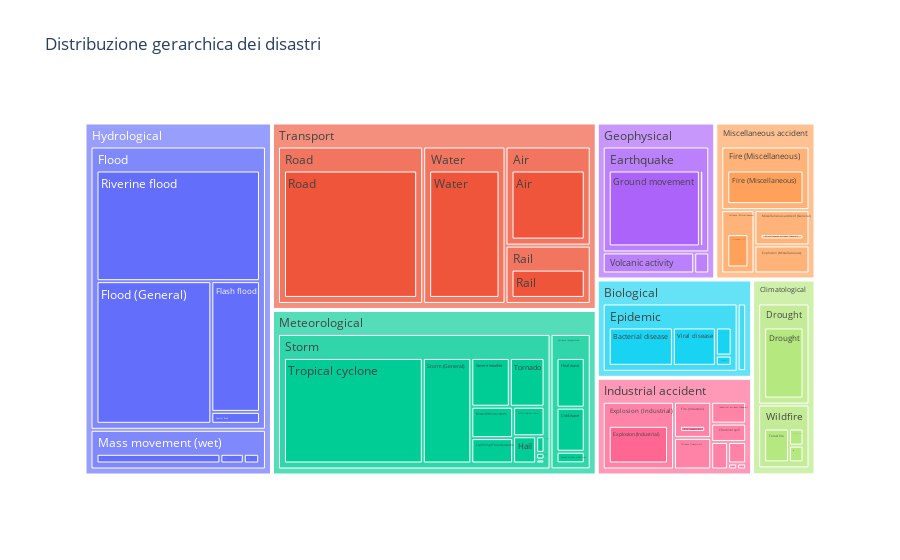

The cell this chart's notebook holds for it:
### Markdown cell above
### Statistiche descrittive

### Code cell
import plotly.express as px

fig = px.treemap(
    df,
    path=['Disaster Subgroup', 'Disaster Type', 'Disaster Subtype'],
    title="Distribuzione gerarchica dei disastri"
)
fig.show()

### Figure 1 — Plotly figure (JSON) as saved in the notebook; plotly's stock layout.template omitted (floating-point values rounded to 4 significant figures)
{"data": [{"branchvalues": "total", "domain": {"x": [0, 1], "y": [0, 1]}, "hovertemplate": "labels=%{label}<br>count=%{value}<br>parent=%{parent}<br>id=%{id}<extra></extra>", "ids": ["Meteorological/Storm/Tropical cyclone", "Industrial accident/Fire (Industrial)/Fire (Industrial)", "Hydrological/Flood/Flood (General)", "Biological/Epidemic/Viral disease", "Geophysical/Volcanic activity/Ash fall", "Geophysical/Earthquake/Ground movement", "Climatological/Drought/Drought", "Biological/Epidemic/Infectious disease (General)", "Industrial accident/Explosion (Industrial)/Explosion (Industrial)", "Geophysical/Earthquake/Tsunami", "Miscellaneous accident/Fire (Miscellaneous)/Fire (Miscellaneous)", "Geophysical/Mass movement (dry)/Rockfall (dry)", "Meteorological/Storm/Tornado", "Transport/Water/Water", "Transport/Rail/Rail", "Miscellaneous accident/Explosion (Miscellaneous)/Explosion (Miscellaneous)", "Biological/Epidemic/Bacterial disease", "Miscellaneous accident/Collapse (Miscellaneous)/Collapse (Miscellaneous)", "Hydrological/Flood/Flash flood", "Industrial accident/Industrial accident (General)/Industrial accident (General)", "Geophysical/Mass movement (dry)/Landslide (dry)", "Hydrological/Mass movement (wet)/Landslide (wet)", "Hydrological/Flood/Coastal flood", "Hydrological/Mass movement (wet)/Avalanche (wet)", "Hydrological/Flood/Riverine flood", "Climatological/Wildfire/Forest fire", "Biological/Infestation/Locust infestation", "Transport/Air/Air", "Biological/Epidemic/Parasitic disease", "Meteorological/Storm/Hail", "Meteorological/Storm/Storm (General)", "Hydrological/Mass movement (wet)/Mudslide", "Climatological/Wildfire/Land fire (Brush, Bush, Pasture)", "Meteorological/Extreme temperature/Heat wave", "Industrial accident/Gas leak/Gas leak", "Miscellaneous accident/Miscellaneous accident (General)/Miscellaneous accident (General)", "Meteorological/Storm/Blizzard/Winter storm", "Climatological/Wildfire/Wildfire (General)", "Industrial accident/Poisoning/Poisoning", "Meteorological/Extreme temperature/Cold wave", "Transport/Road/Road", "Meteorological/Fog/Fog", "Meteorological/Storm/Severe weather", "Industrial accident/Collapse (Industrial)/Collapse (Industrial)", "Industrial accident/Radiation/Radiation", "Meteorological/Storm/Lightning/Thunderstorms", "Industrial accident/Chemical spill/Chemical spill", "Biological/Infestation/Worms infestation", "Industrial accident/Oil spill/Oil spill", "Biological/Infestation/Infestation (General)", "Meteorological/Storm/Sand/Dust storm", "Meteorological/Extreme temperature/Severe winter conditions", "Biological/Infestation/Grasshopper infestation", "Geophysical/Mass movement (dry)/Avalanche (dry)", "Geophysical/Mass movement (dry)/Sudden Subsidence (dry)", "Meteorological/Storm/Extra-tropical storm", "Hydrological/Mass movement (wet)/Sudden Subsidence (wet)", "Hydrological/Mass movement (wet)/Rockfall (wet)", "Extra-terrestrial/Impact/Collision", "Geophysical/Volcanic activity/Volcanic activity (General)", "Biological/Animal incident/Animal incident", "Geophysical/Volcanic activity/Lava flow", "Meteorological/Storm/Storm surge", "Meteorological/Storm/Derecho", "Geophysical/Volcanic activity/Pyroclastic flow", "Climatological/Glacial lake outburst flood/Glacial lake outburst flood", "Geophysical/Volcanic activity/Lahar", "Meteorological/Storm", "Industrial accident/Fire (Industrial)", "Hydrological/Flood", "Biological/Epidemic", "Geophysical/Volcanic activity", "Geophysical/Earthquake", "Climatological/Drought", "Industrial accident/Explosion (Industrial)", "Miscellaneous accident/Fire (Miscellaneous)", "Geophysical/Mass movement (dry)", "Transport/Water", "Transport/Rail", "Miscellaneous accident/Explosion (Miscellaneous)", "Miscellaneous accident/Collapse (Miscellaneous)", "Industrial accident/Industrial accident (General)", "Hydrological/Mass movement (wet)", "Climatological/Wildfire", "Biological/Infestation", "Transport/Air", "Meteorological/Extreme temperature", "Industrial accident/Gas leak", "Miscellaneous accident/Miscellaneous accident (General)", "Industrial accident/Poisoning", "Transport/Road", "Meteorological/Fog", "Industrial accident/Collapse (Industrial)", "Industrial accident/Radiation", "Industrial accident/Chemical spill", "Industrial accident/Oil spill", "Extra-terrestrial/Impact", "Biological/Animal incident", "Climatological/Glacial lake outburst flood", "Meteorological", "Industrial accident", "Hydrological", "Biological", "Geophysical", "Climatological", "Miscellaneous accident", "Transport", "Extra-terrestrial"], "labels": ["Tropical cyclone", "Fire (Industrial)", "Flood (General)", "Viral disease", "Ash fall", "Ground movement", "Drought", "Infectious disease (General)", "Explosion (Industrial)", "Tsunami", "Fire (Miscellaneous)", "Rockfall (dry)", "Tornado", "Water", "Rail", "Explosion (Miscellaneous)", "Bacterial disease", "Collapse (Miscellaneous)", "Flash flood", "Industrial accident (General)", "Landslide (dry)", "Landslide (wet)", "Coastal flood", "Avalanche (wet)", "Riverine flood", "Forest fire", "Locust infestation", "Air", "Parasitic disease", "Hail", "Storm (General)", "Mudslide", "Land fire (Brush, Bush, Pasture)", "Heat wave", "Gas leak", "Miscellaneous accident (General)", "Blizzard/Winter storm", "Wildfire (General)", "Poisoning", "Cold wave", "Road", "Fog", "Severe weather", "Collapse (Industrial)", "Radiation", "Lightning/Thunderstorms", "Chemical spill", "Worms infestation", "Oil spill", "Infestation (General)", "Sand/Dust storm", "Severe winter conditions", "Grasshopper infestation", "Avalanche (dry)", "Sudden Subsidence (dry)", "Extra-tropical storm", "Sudden Subsidence (wet)", "Rockfall (wet)", "Collision", "Volcanic activity (General)", "Animal incident", "Lava flow", "Storm surge", "Derecho", "Pyroclastic flow", "Glacial lake outburst flood", "Lahar", "Storm", "Fire (Industrial)", "Flood", "Epidemic", "Volcanic activity", "Earthquake", "Drought", "Explosion (Industrial)", "Fire (Miscellaneous)", "Mass movement (dry)", "Water", "Rail", "Explosion (Miscellaneous)", "Collapse (Miscellaneous)", "Industrial accident (General)", "Mass movement (wet)", "Wildfire", "Infestation", "Air", "Extreme temperature", "Gas leak", "Miscellaneous accident (General)", "Poisoning", "Road", "Fog", "Collapse (Industrial)", "Radiation", "Chemical spill", "Oil spill", "Impact", "Animal incident", "Glacial lake outburst flood", "Meteorological", "Industrial accident", "Hydrological", "Biological", "Geophysical", "Climatological", "Miscellaneous accident", "Transport", "Extra-terrestrial"], "name": "", "parents": ["Meteorological/Storm", "Industrial accident/Fire (Industrial)", "Hydrological/Flood", "Biological/Epidemic", "Geophysical/Volcanic activity", "Geophysical/Earthquake", "Climatological/Drought", "Biological/Epidemic", "Industrial accident/Explosion (Industrial)", "Geophysical/Earthquake", "Miscellaneous accident/Fire (Miscellaneous)", "Geophysical/Mass movement (dry)", "Meteorological/Storm", "Transport/Water", "Transport/Rail", "Miscellaneous accident/Explosion (Miscellaneous)", "Biological/Epidemic", "Miscellaneous accident/Collapse (Miscellaneous)", "Hydrological/Flood", "Industrial accident/Industrial accident (General)", "Geophysical/Mass movement (dry)", "Hydrological/Mass movement (wet)", "Hydrological/Flood", "Hydrological/Mass movement (wet)", "Hydrological/Flood", "Climatological/Wildfire", "Biological/Infestation", "Transport/Air", "Biological/Epidemic", "Meteorological/Storm", "Meteorological/Storm", "Hydrological/Mass movement (wet)", "Climatological/Wildfire", "Meteorological/Extreme temperature", "Industrial accident/Gas leak", "Miscellaneous accident/Miscellaneous accident (General)", "Meteorological/Storm", "Climatological/Wildfire", "Industrial accident/Poisoning", "Meteorological/Extreme temperature", "Transport/Road", "Meteorological/Fog", "Meteorological/Storm", "Industrial accident/Collapse (Industrial)", "Industrial accident/Radiation", "Meteorological/Storm", "Industrial accident/Chemical spill", "Biological/Infestation", "Industrial accident/Oil spill", "Biological/Infestation", "Meteorological/Storm", "Meteorological/Extreme temperature", "Biological/Infestation", "Geophysical/Mass movement (dry)", "Geophysical/Mass movement (dry)", "Meteorological/Storm", "Hydrological/Mass movement (wet)", "Hydrological/Mass movement (wet)", "Extra-terrestrial/Impact", "Geophysical/Volcanic activity", "Biological/Animal incident", "Geophysical/Volcanic activity", "Meteorological/Storm", "Meteorological/Storm", "Geophysical/Volcanic activity", "Climatological/Glacial lake outburst flood", "Geophysical/Volcanic activity", "Meteorological", "Industrial accident", "Hydrological", "Biological", "Geophysical", "Geophysical", "Climatological", "Industrial accident", "Miscellaneous accident", "Geophysical", "Transport", "Transport", "Miscellaneous accident", "Miscellaneous accident", "Industrial accident", "Hydrological", "Climatological", "Biological", "Transport", "Meteorological", "Industrial accident", "Miscellaneous accident", "Industrial accident", "Transport", "Meteorological", "Industrial accident", "Industrial accident", "Industrial accident", "Industrial accident", "Extra-terrestrial", "Biological", "Climatological", "", "", "", "", "", "", "", "", ""], "type": "treemap", "values": [2638, 222, 2426, 531, 253, 1581, 799, 143, 797, 59, 833, 10, 305, 1693, 649, 229, 793, 312, 941, 126, 30, 651, 86, 123, 2679, 318, 67, 1103, 52, 113, 922, 81, 92, 344, 64, 288, 236, 94, 77, 305, 2986, 1, 338, 194, 9, 191, 106, 3, 9, 9, 25, 80, 16, 5, 1, 167, 1, 3, 1, 11, 1, 11, 10, 6, 4, 8, 1, 4951, 222, 6132, 1519, 280, 1640, 799, 797, 833, 46, 1693, 649, 229, 312, 126, 859, 504, 95, 1103, 729, 64, 288, 77, 2986, 1, 194, 9, 106, 9, 1, 1, 8, 5681, 1604, 6991, 1615, 1966, 1311, 1662, 6431, 1]}], "layout": {"legend": {"tracegroupgap": 0}, "title": {"text": "Distribuzione gerarchica dei disastri"}}}
